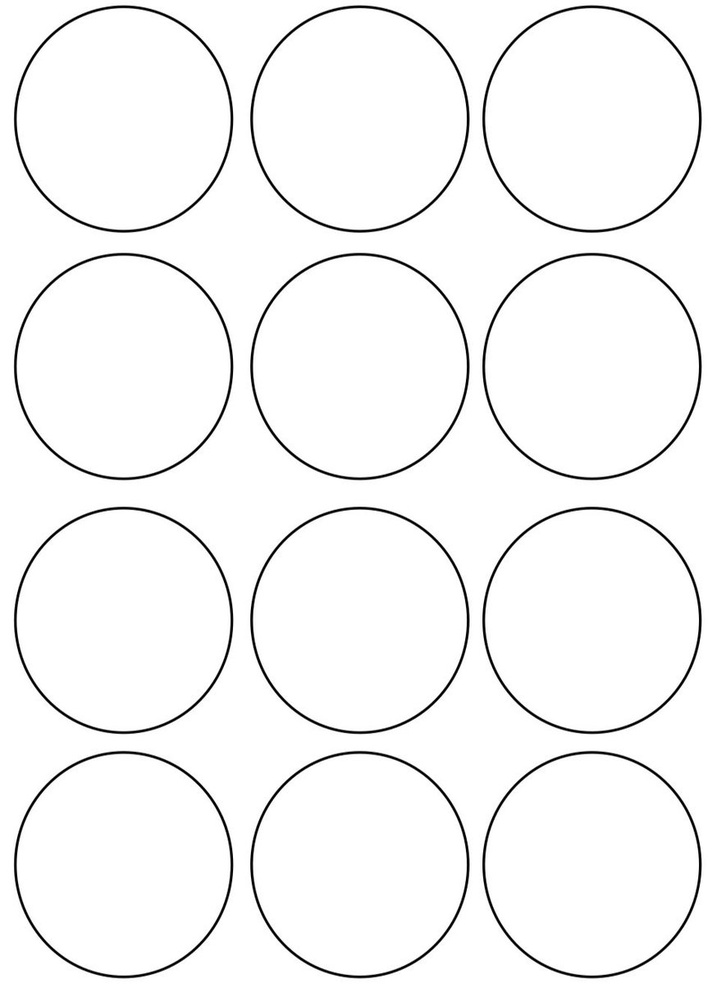
#> input picture Hough Transform/circles_2.jpg, 717 x 984 px, shrunk from 874 x 1200 before the run
$ python detecting_circle_using_hough_transform.py
#> lines starting #> are read from the running program, lines starting #| are printed output that depends on the picture; after the words box and inside, x2 and y2 are one past the last pixel; in counts of white or black regions, pixels touching at a corner belong together
import numpy as np
import cv2


#img = cv2.imread('circles.jpg')
img = cv2.imread('circles_2.jpg')
#> img is the input picture: shape (984, 717, 3); min 0, max 255, mean 246.9
# [6 lines of commented-out code are left out]
output = img.copy()
gray = cv2.cvtColor(img, cv2.COLOR_BGR2GRAY)
gray = cv2.medianBlur(gray, 5)
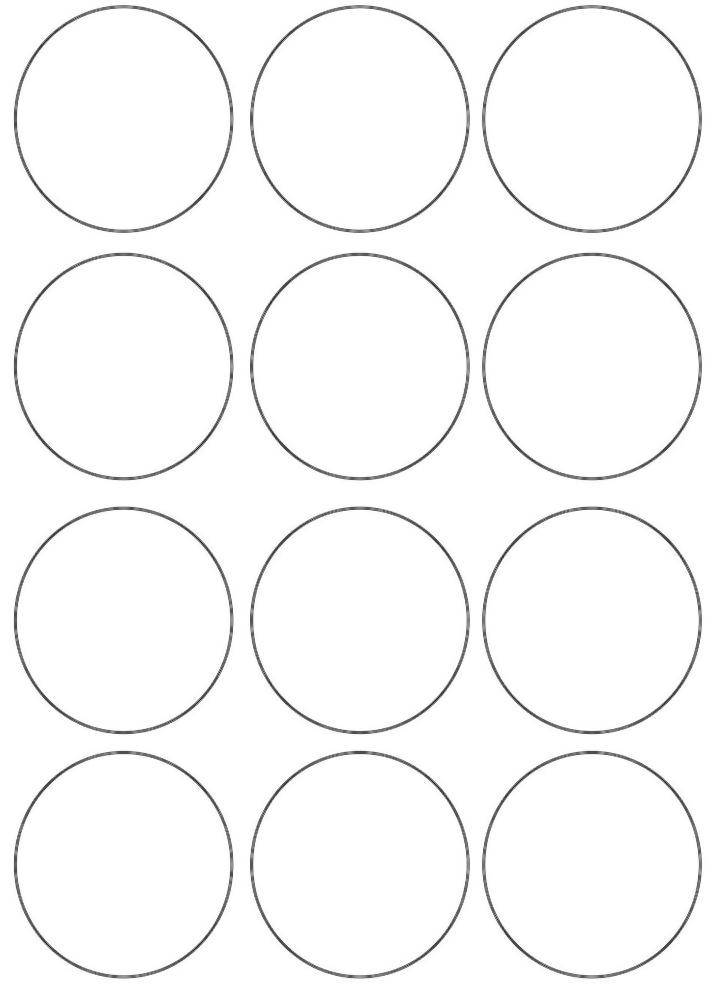
#> gray: shape (984, 717); min 21, max 255, mean 249.1
circles = cv2.HoughCircles(gray, cv2.HOUGH_GRADIENT, 1, 20,
                           param1=50, param2=30, minRadius=0, maxRadius=0)
#> circles = 398 rows, first 8: [359.5, 620.5, 110], [591.5, 366.5, 109.9], [359.5, 118.5, 110.7], [123.5, 365.5, 109.9], [123.5, 118.5, 110.7], [359.5, 863.5, 110.1], [123.5, 620.5, 110], [592.5, 118.5, 110.7]

detected_circles = np.uint16(np.around(circles))
#> detected_circles = 398 rows, first 8: [360, 620, 110], [592, 366, 110], [360, 118, 111], [124, 366, 110], [124, 118, 111], [360, 864, 110], [124, 620, 110], [592, 118, 111]
for (x, y, r) in detected_circles[0, :]:
    cv2.circle(output, (x, y), r, (0, 255, 0), 3)
    cv2.circle(output, (x, y), 2, (0, 255, 255), 3)
#> this loop made 398 passes
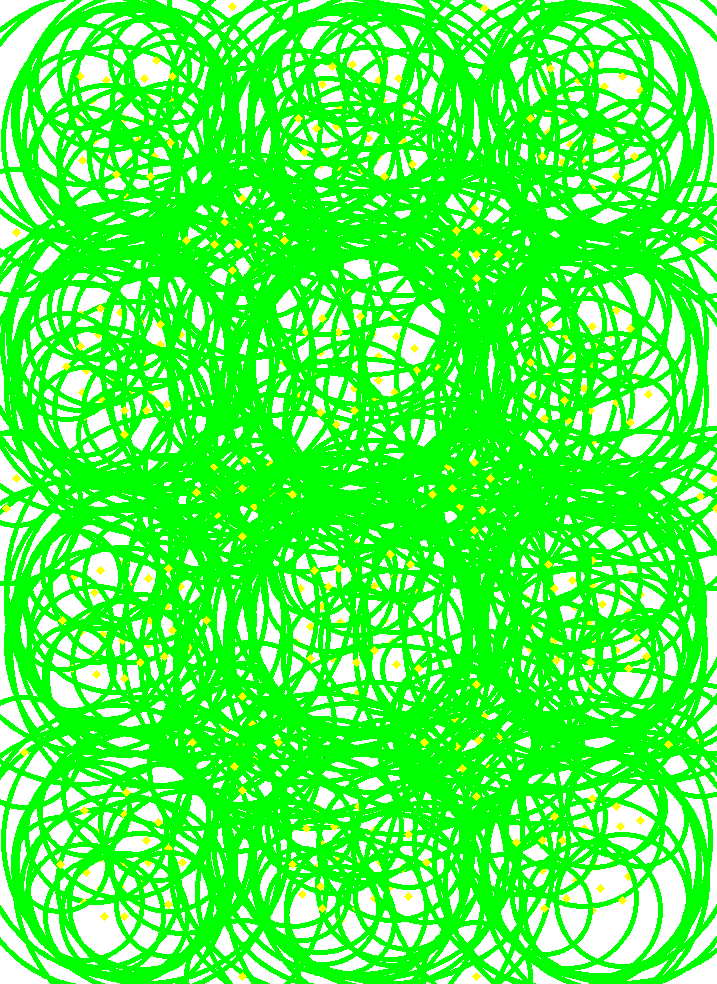
#> output: shape (984, 717, 3); mean B, G, R 71.4, 255, 74.9


cv2.imshow('output', output)
cv2.waitKey(0)
cv2.destroyAllWindows()

$ run again, with Hough Transform/circles.jpg copied over Hough Transform/circles_2.jpg
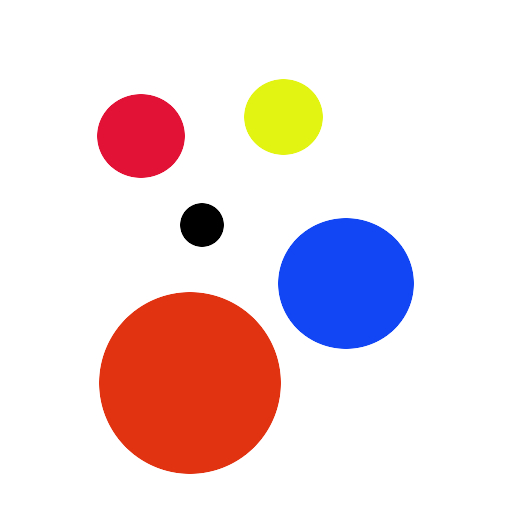
#> input picture Hough Transform/circles.jpg, 512 x 512 px
#> img is the input picture: shape (512, 512, 3); mean B, G, R 220.8, 218.1, 236.8
#> `gray = cv2.cvtColor(img, cv2.COLOR_BGR2GRAY)`:
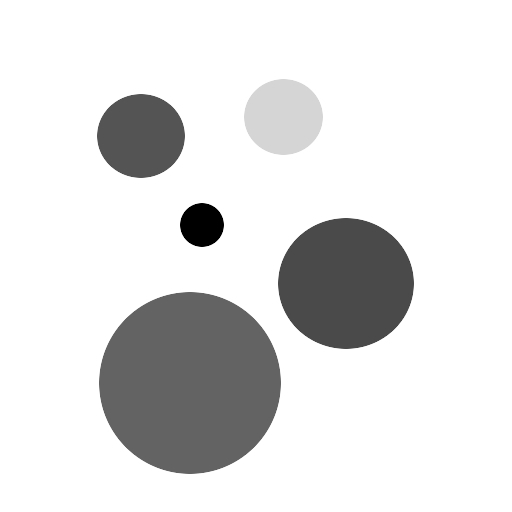
#> gray: shape (512, 512); min 0, max 255, mean 224
#> circles = [[189.5, 383.5, 90.7], [345.5, 281.5, 67], [282.5, 116.5, 38.6], [201.5, 224.5, 21.8], [139.5, 135.5, 42.4], [175.5, 368.5, 71.5]]
#> detected_circles = [[190, 384, 91], [346, 282, 67], [282, 116, 39], [202, 224, 22], [140, 136, 42], [176, 368, 72]]
#> the loop `for (x, y, r) in detected_circles[0, :]:` made 6 passes
#> after the loop `for (x, y, r) in detected_circles[0, :]:`:
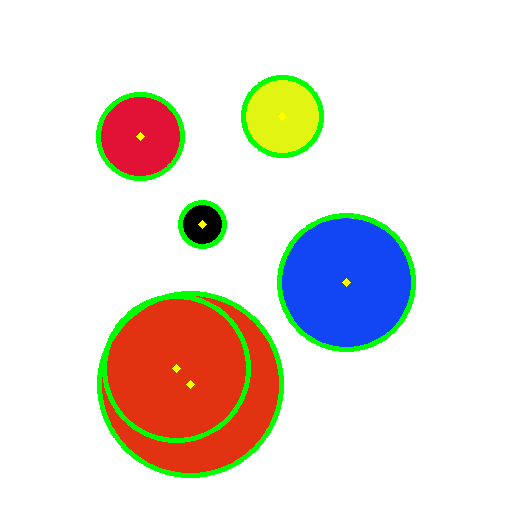
#> output: shape (512, 512, 3); 3.9% of pixels changed, all inside (x1, y1, x2, y2) = (96, 75, 416, 478)
